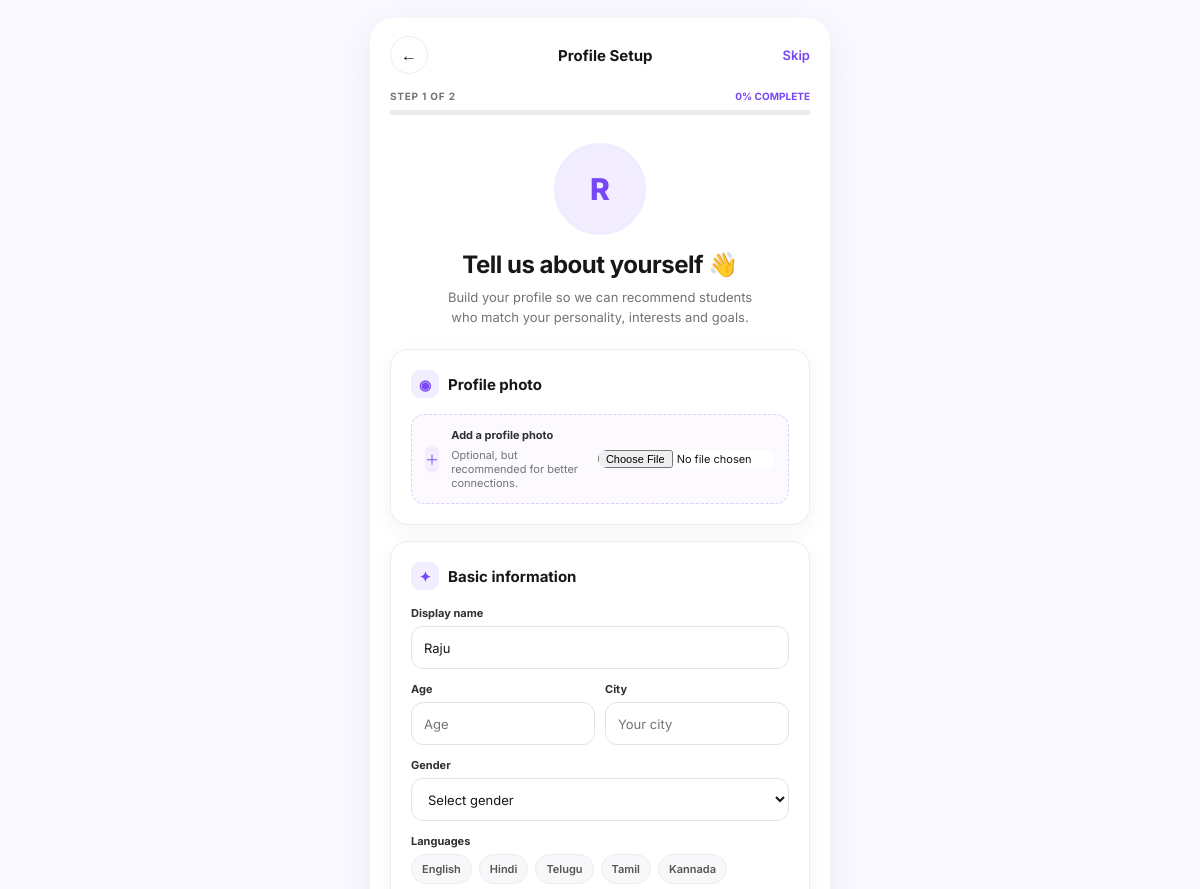
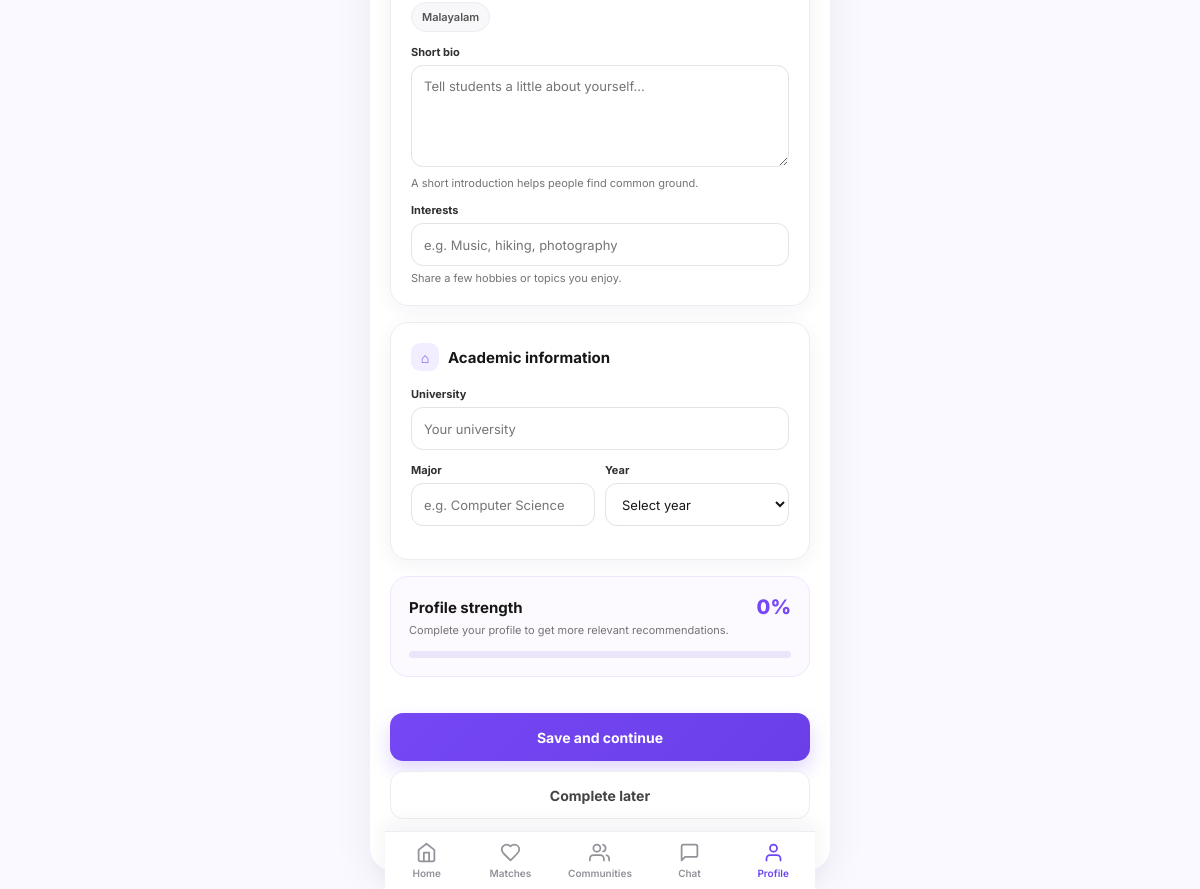
Before: /profiles/setup/ (signed in) with the older database file (2 pictures, top to bottom).
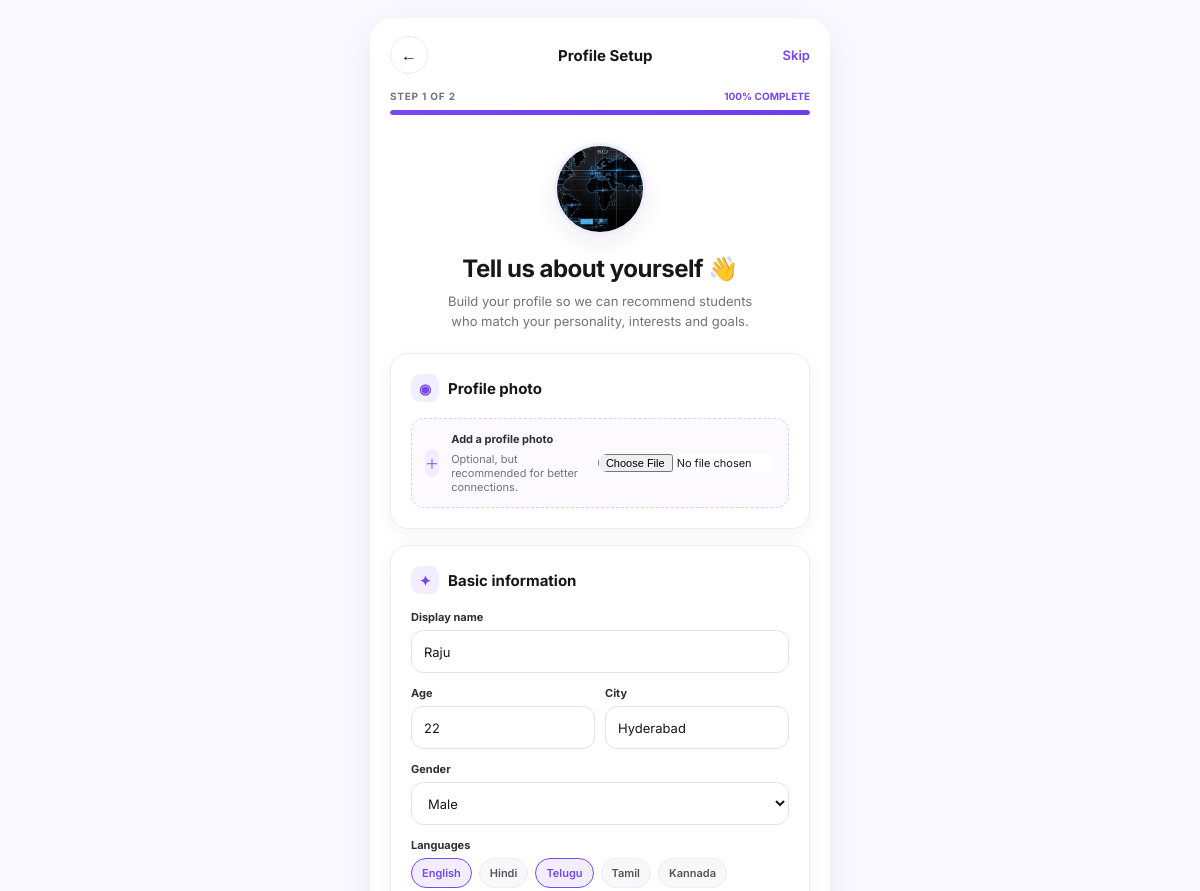
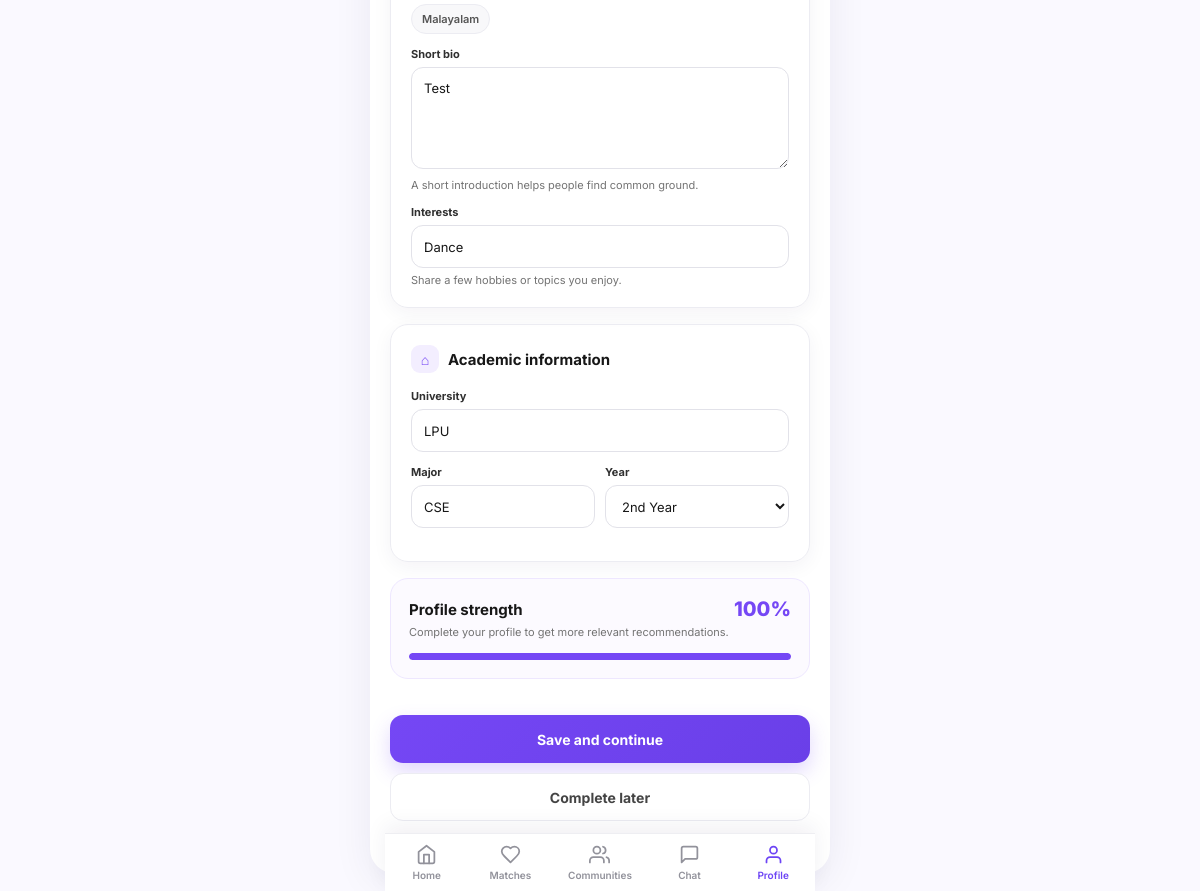
After: the same page with the newer database file (2 pictures, top to bottom).
### accounts/models.py (models this page shows, shortened)
class User(AbstractUser):
    id = models.UUIDField(primary_key=True, default=uuid.uuid4, editable=False)
    username = None  # Not used; authentication via email
    email = models.EmailField('Email Address', unique=True)
    first_name = models.CharField('First Name', max_length=150, blank=True)
    last_name = models.CharField('Last Name', max_length=150, blank=True)
    is_verified = models.BooleanField('Verified', default=False)
    created_at = models.DateTimeField(auto_now_add=True)
    updated_at = models.DateTimeField(auto_now=True)
    USERNAME_FIELD = 'email'
    REQUIRED_FIELDS = ['first_name', 'last_name']
    objects = UserManager()
    class Meta:
        db_table = 'accounts_user'
        ordering = ['-created_at']

### profiles/models.py (models this page shows, shortened)
class Profile(models.Model):
    id = models.UUIDField(primary_key=True, default=uuid.uuid4, editable=False)
    user = models.OneToOneField(settings.AUTH_USER_MODEL, on_delete=models.CASCADE, related_name='profile')
    university = models.CharField(max_length=200, blank=True)
    major = models.CharField(max_length=200, blank=True)
    year = models.CharField(max_length=50, blank=True)
    age = models.PositiveSmallIntegerField(null=True, blank=True)
    city = models.CharField(max_length=100, blank=True)
    gender = models.CharField(max_length=40, blank=True)
    languages = models.CharField(max_length=300, blank=True)
    bio = models.TextField(blank=True, max_length=500)
    interests = models.CharField(max_length=300, blank=True)
    photo = models.ImageField(upload_to='profiles/', blank=True, null=True)
    is_public = models.BooleanField(default=True)
    questionnaire_completed = models.BooleanField(default=False)
    questionnaire_ai_consent = models.BooleanField(null=True, blank=True, default=None)
    questionnaire_ai_consent_provider = models.CharField(max_length=30, blank=True, default='')
    created_at = models.DateTimeField(auto_now_add=True)
    updated_at = models.DateTimeField(auto_now=True)
    class Meta:
        db_table = 'profiles_profile'

### profiles/views.py (the view)
# urls.py: path('setup/', profile_setup, name='profile_setup'),
@login_required
def profile_setup(request):
    profile, _ = Profile.objects.get_or_create(user=request.user)
    if request.method == 'POST':
        form = ProfileSetupForm(request.POST, request.FILES, instance=profile, user=request.user)
        if form.is_valid():
            form.save()
            if not profile.is_public:
                profile.is_public = True
                profile.save(update_fields=('is_public', 'updated_at'))
            messages.success(request, 'Your profile has been saved.')
            return redirect('home')
    else:
        form = ProfileSetupForm(instance=profile, user=request.user)
    return render(request, 'profiles/setup.html', {
        'form': form,
        'profile': profile,
        'profile_pct': get_profile_completion(request.user),
    })

### profiles/services.py (called while the page is built, shortened)
def get_profile_strength(user):
    profile = getattr(user, 'profile', None)
    fields = [
        ('Age', profile.age),
        ('City', profile.city),
        ('Gender', profile.gender),
        ('Languages', profile.languages),
        ('Profile Photo', profile.photo),
        ('Bio', profile.bio),
        ('University', profile.university),
        ('Major', profile.major),
        ('Year', profile.year),
        ('Interests', profile.interests),
    ]
    completed = [label for label, value in fields if value and str(value).strip()]
    missing = [label for label, value in fields if not value or not str(value).strip()]
    return {
        'profile_strength': int(round(len(completed) / len(fields) * 100)),
        'completed_fields': len(completed),
        'total_fields': len(fields),
        'missing_fields': missing,
    }

def get_profile_completion(user):
    return get_profile_strength(user)['profile_strength']

### templates/profiles/setup.html (shortened to what this page needs)
{% load static %}
<!doctype html>
<html lang="en">
<head>
</head>
<body>
<main class="app">
  <header class="topbar">
    <a class="back" href="{% url 'home' %}" aria-label="Go back">←</a>
    <h1>Profile Setup</h1>
    <a class="skip" href="{% url 'home' %}">Skip</a>
  </header>
  <div class="progress">
    <div class="progress-label"><span>STEP 1 OF 2</span><strong>{{ profile_pct }}% COMPLETE</strong></div>
    <div class="track"><div class="fill"></div></div>
  </div>
  <section class="hero">
    {% if profile.photo %}<img class="avatar" src="{{ profile.photo.url }}" alt="Profile photo">{% else %}<div class="avatar-placeholder">{{ request.user.first_name|default:request.user.email|slice:":1"|upper }}</div>{% endif %}
    <h2>Tell us about yourself <span aria-hidden="true">👋</span></h2>
    <p>Build your profile so we can recommend students who match your personality, interests and goals.</p>
  </section>
  <form method="post" enctype="multipart/form-data" novalidate>
    <section class="card">
      <h3><span class="icon">◉</span>Profile photo</h3>
      <div class="upload"><span class="icon">＋</span><div><label for="id_photo">Add a profile photo</label><small>Optional, but recommended for better connections.</small></div><input id="id_photo" name="photo" type="file" accept="image/*"></div>
    </section>
    <section class="card">
      <h3><span class="icon">✦</span>Basic information</h3>
      <div class="field"><label for="{{ form.display_name.id_for_label }}">Display name</label>{{ form.display_name }}{% if form.display_name.errors %}<div class="error">{{ form.display_name.errors.0 }}</div>{% endif %}</div>
      <div class="row"><div class="field"><label for="{{ form.age.id_for_label }}">Age</label>{{ form.age }}</div><div class="field"><label for="{{ form.city.id_for_label }}">City</label>{{ form.city }}</div></div>
      <div class="field"><label for="{{ form.gender.id_for_label }}">Gender</label>{{ form.gender }}</div>
      <div class="field"><label>Languages</label><div class="chips">{% for checkbox in form.languages %}<div class="chip">{{ checkbox.tag }}<label for="{{ checkbox.id_for_label }}">{{ checkbox.choice_label }}</label></div>{% endfor %}</div></div>
      <div class="field"><label for="{{ form.bio.id_for_label }}">Short bio</label>{{ form.bio }}<p class="help">A short introduction helps people find common ground.</p></div>
      <div class="field"><label for="{{ form.interests.id_for_label }}">Interests</label>{{ form.interests }}<p class="help">Share a few hobbies or topics you enjoy.</p></div>
    </section>
    <section class="card">
      <h3><span class="icon">⌂</span>Academic information</h3>
      <div class="field"><label for="{{ form.university.id_for_label }}">University</label>{{ form.university }}</div>
      <div class="row"><div class="field"><label for="{{ form.major.id_for_label }}">Major</label>{{ form.major }}</div><div class="field"><label for="{{ form.year.id_for_label }}">Year</label>{{ form.year }}</div></div>
    </section>
    <section class="strength">
      <div class="strength-head"><h3>Profile strength</h3><span class="percent">{{ profile_pct }}%</span></div>
      <p>Complete your profile to get more relevant recommendations.</p>
      <div class="strength-track"><div class="strength-fill"></div></div>
    </section>
    <div class="actions"><button class="primary" type="submit">Save and continue</button><a class="secondary" href="{% url 'home' %}">Complete later</a></div>
  </form>
</main>{% include 'includes/bottom_nav.html' with active_nav='profile' %}
</body>
</html>

Changed rows visible on the page:
no longer on this page (row edited): User: user.first_name "R"
changed Profile: photo: picture added; age (not shown) → "22"; city (not shown) → "Hyderabad"; gender "Select gender" → "Male"; bio (not shown) → "Test"; interests (not shown) → "Dance"; university (not shown) → "LPU"; major (not shown) → "CSE"; year "Select year" → "2nd Year"
Other visible differences:
{{ profile_pct }}: "0" → "100"
